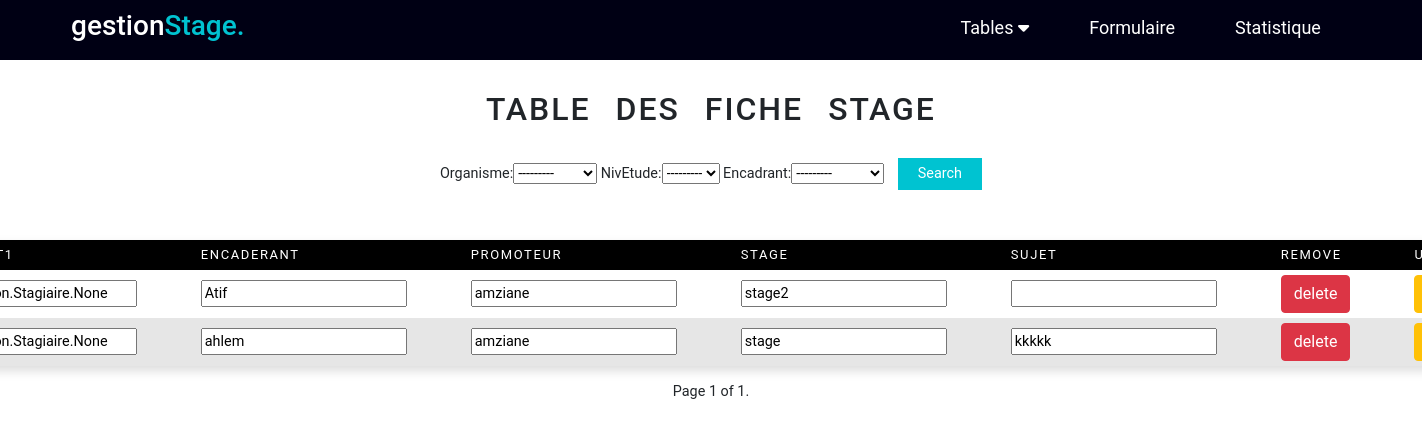
The page /tableFormulaireStage/ on the database its author committed.
### AppGestion/models.py (models this page shows)
class Fiche_Stage (models.Model):
    Organisme=models.ForeignKey("Organisme",on_delete=models.CASCADE)
    Stage=models.ForeignKey("Stage",on_delete=models.CASCADE)
    NivEtude =models.IntegerField(choices=NIV_ETUDE_STAGE)
    Etudiant=models.ManyToManyField(Stagiaire)
    Encadrant=models.ForeignKey("Encadrant",on_delete=models.CASCADE)
    Promoteur=models.ForeignKey("Promoteur",on_delete=models.CASCADE)
    AnneeCourante=models.IntegerField(default=datetime.datetime.now().year)
    Sujet = models.TextField(max_length=60,unique=True,null=True,blank=True)

class Promoteur (models.Model):
    NomPrenomPro=models.CharField(max_length=40)
    Organisme = models.ForeignKey("Organisme",on_delete=models.CASCADE)
    def __str__(self):
        return self.NomPrenomPro
    class Meta:
        ordering = ['NomPrenomPro']

class Stage (models.Model):
    NomStage = models.CharField(max_length=40)
    NivEtude= models.IntegerField(choices=NIV_ETUDE_STAGE)
    Organisme = models.ForeignKey("Organisme",on_delete=models.CASCADE)
    def __str__(self):
        return self.NomStage
    class Meta:
        ordering = ['NomStage']

### AppGestion/views.py (the view)
# urls.py: path('tableFormulaireStage/',tableFormulaireStage,name='tableFormulaireStage'),
def tableFormulaireStage (request):
    tab=Fiche_Stage.objects.all()
    myFilter1 =Fiche_StageFilter(request.GET, queryset=tab)
    tab=myFilter1.qs
    paginator= Paginator(tab,5)
    page_number=request.GET.get('page')
    tab=paginator.get_page(page_number)
    return render(request,'tableFormulaireStage.html',{'form':tab,'myFilter1':myFilter1})

### AppGestion/models.py (called while the page is built)
    def __str__(self):
        return self.NomPrenomEn

    def __str__(self):
        return self.NomOrganisme

### AppGestion/templates/tableFormulaireStage.html (shortened to what this page needs)
<!DOCTYPE html>
<html lang="en">
<head>
    <link href="https://cdn.jsdelivr.net/npm/bootstrap@5.1.3/dist/css/bootstrap.min.css" rel="stylesheet"
>
    <link rel="stylesheet" href="https://cdnjs.cloudflare.com/ajax/libs/font-awesome/6.0.0-beta3/css/all.min.css" />
    <link rel="stylesheet" href="/static/style.css">
</head>
<body>
<header>
  <div class="menu_bar">
    <h1 class="logo">gestion<span>Stage.</span></h1>
    <ul >
      <li ><a  href="">Tables <i class="fas fa-caret-down"></i></a>
      </li>
      <li ><a  href="{% url 'formulaireStage'%}">Formulaire</a></li>
      <li ><a  href="#">Statistique</a> </li>
    </ul>
  </div>
</header>
<div class="contenue">
    <h2>table des fiche stage </h2>
    <div class="filtrage">
    <form action="" methode="get">
      {{myFilter1.form}}
      <button class="button" type="submit"> Search </button>
    </form>
   </div>
    <table >
      <thead>
        <tr>
          <th>etudiant1</th>
          <th>encaderant</th>
          <th>promoteur</th>
          <th>stage</th>
          <th>sujet</th>
          <th>Remove</th>
          <th>Update</th>
        </tr>
      </thead>
        {% for p in form %}
        <tr>
        <form method ="POST" action="/Update_table/{{p.matricule}}/">
            <td><input type= "text" name="etudiant" value={{p.Etudiant}} >  </td>
            <td><input type= "text" name="encaderant" value={{p.Encadrant}}></td>
            <td><input type= "text" name="promoteur" value={{p.Promoteur}}></td>
            <td><input type= "text" name="stage" value={{p.Stage}}></td>
            <td><input type= "text" name="sujet" value={{p.Sujet}}></td>
         <td> <a href="{% url 'delete_tableform' p.Etudiant %}"  class="btn btn-danger"> delete </a> </td>
         <td> <input type="submit" value="Update" class="btn btn-warning"></td>
        </form>
      </tr>
        {% endfor %}
      </table>
      <div class="pagination">
        <span class="step-links">
            <span class="current">
                Page {{ form.number }} of {{ form.paginator.num_pages }}.
            </span>
        </span>
    </div>
</div>
</body>
</html>

### AppGestion/static/style.css (style rules this page uses)
body { font-size: 0.9rem; font-family: 'Roboto', sans-serif; }
.button { background-color: #00c3d1; color: #fff; padding: 5px 20px; border:0; margin-left: 10px; }
h2 { margin-top: 90px; margin-bottom: 30px; word-spacing: 15px; letter-spacing: 2px; text-transform: uppercase; }
.filtrage { float: left; }
table { margin-top: 50px; margin-bottom: 15px; border-collapse: collapse; box-shadow: 0 5px 10px rgb(221, 221, 221); background-color: white; text-align: left; overflow: hidden; }
tr:nth-child(even) { background-color: #e6e6e6; }
thead { background-color: #000000; color: #fff; }
th { font-size: 13px; padding: 5px 2rem ; text-transform: uppercase; letter-spacing: 0.1rem; font-weight:normal ; }
td { padding: 5px 2rem; text-align: center; }
.contenue { display: flex; justify-content: center; align-items: center; flex-direction: column; }
.menu_bar { margin: 0; height:60px; width: 100%; display: flex; align-items: center; justify-content: space-between; padding: 0 5%; background-color: rgb(0, 0, 20); position: fixed; top :0; }
.logo { color: rgb(255, 255, 255) ; font-size: 28px; }
.logo span { color: #00c3d1; }
.menu_bar ul { list-style: none; display: flex; padding-top: 10px; }
.menu_bar ul li { padding: 10px 30px; }
.menu_bar ul li a { color: white; text-decoration: none; font-size: 18px; transition: all 0.3s; }

### rows shown on the page
Fiche_Stage: etudiant "AppGestion.Stagiaire.None", promoteur "amziane", stage "stage2"
Fiche_Stage: etudiant "AppGestion.Stagiaire.None", promoteur "amziane", sujet "kkkkk"
